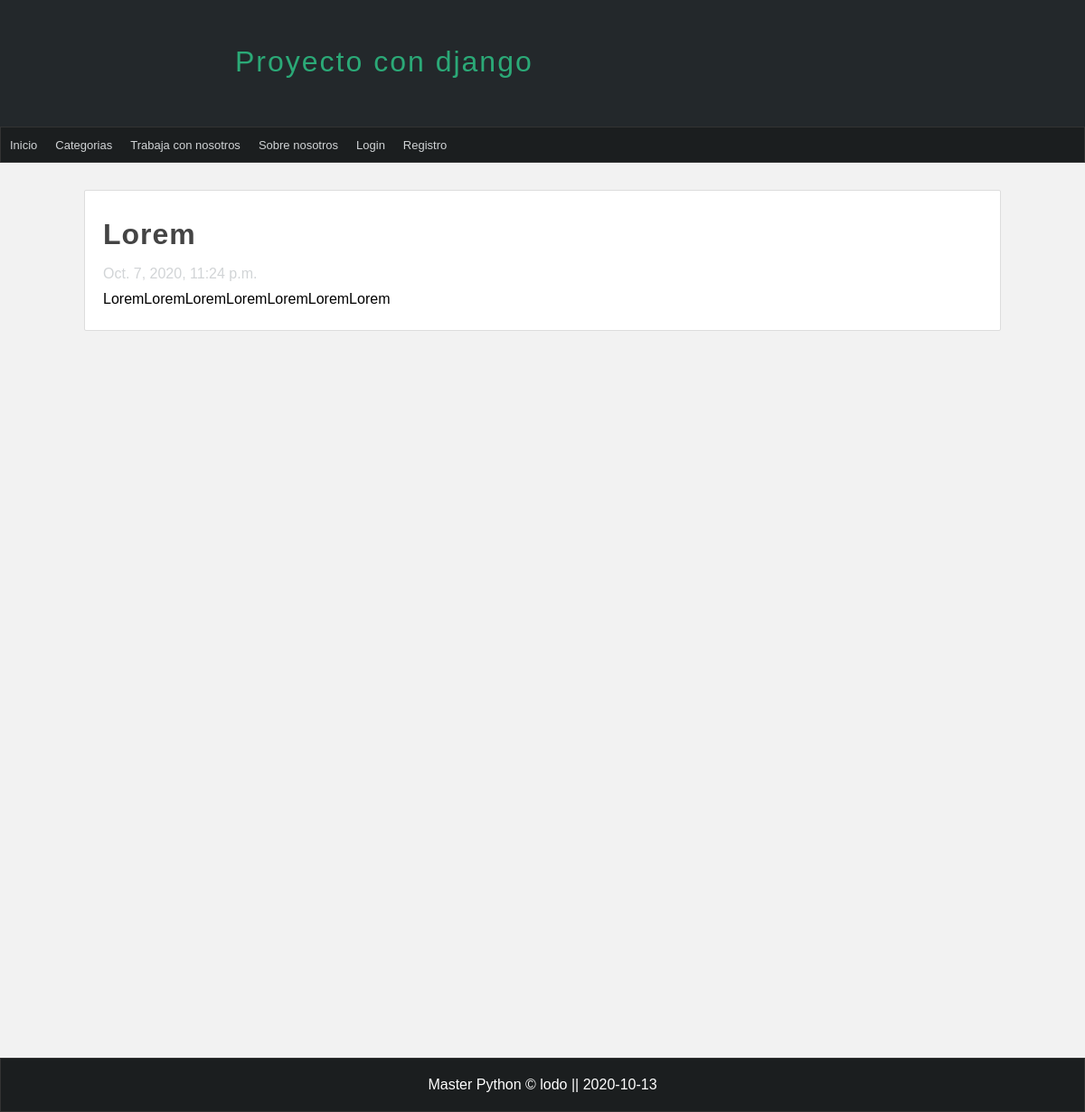
/articulo/2, run on the app's committed database.
### pages/models.py (models this page shows, shortened)
class Page(models.Model):
    title = models.CharField( max_length=50, verbose_name="Título")
    content = RichTextField(verbose_name="Contenido")
    slug = models.CharField(unique=True, max_length=144, verbose_name="URL amigable")
    order = models.IntegerField(default=0, verbose_name="Orden")
    visible = models.BooleanField(verbose_name="¿Visible?")
    create_at = models.DateTimeField(auto_now_add=True, verbose_name="Crado el")
    updated_at = models.DateTimeField(auto_now=True, verbose_name="Actualizado el")
    class Meta():
      verbose_name="Página"
      verbose_name_plural = "Páginas"

### blog/models.py (models this page shows, shortened)
class Article(models.Model):
    title = models.CharField(max_length=150, verbose_name="Titulo")
    content = RichTextField(verbose_name="Contenido")
    public = models.BooleanField(verbose_name="¿Publicado?")
    user = models.ForeignKey(User,editable=False, verbose_name="Usuario", on_delete=models.CASCADE)
    categorys = models.ManyToManyField(Category, verbose_name="Categorias", blank=True, related_name="articles")
    created_at = models.DateTimeField(auto_now_add=True, verbose_name="Creado el")
    updated_at = models.DateTimeField(auto_now=True, verbose_name="Editado")
    class Meta:
        verbose_name = 'Articulo'
        verbose_name_plural = 'Articulos'
        ordering = ['-created_at']

### blog/views.py (the view)
# urls.py: path('articulo/<int:article_id>', views.article , name='article')
def article(request, article_id):
    article = get_object_or_404(Article, id=article_id)
    return render(request, 'articles/detail.html', {
        'article': article
    })

### blog/context_processors.py (called while the page is built)
def get_categories(request):
    categories_in_use = Article.objects.filter(public=True).values_list('categorys', flat=True)
    categories = Category.objects.filter(id__in=categories_in_use).values_list('id', 'name')
    return {
        'categories': categories,
        'ids': categories_in_use
    }

### pages/context_processors.py (called while the page is built)
def get_pages(request):
    pages = Page.objects.filter(visible=True).order_by('order').values_list('id', 'title', 'slug')
    return {
        'pages': pages
    }

### blog/templates/articles/detail.html (shortened to what this page needs)
{% extends 'layouts/layout.html' %}
{% block content %}
<h1 class="title">{{article.title}}</h1>
<span class="date">{{article.created_at}}</span>
<p class="content">{{article.content|safe}}</p>
{% endblock %}

### miapp/templates/layouts/layout.html (shortened to what this page needs)
<!DOCTYPE html>
<html lang="es">
  <head>
    {% load static %}
    <link
      rel="stylesheet"
      type="text/css"
      href="{% static 'css/style.css' %}"
    />
  </head>
  <body>
    <header>
      <div id="logo">
        <h1>Proyecto con django</h1>
      </div>
    </header>
    <nav>
      <ul>
        <li>
          <a href="{% url 'index' %}">Inicio</a>
        </li>
        <li>
          <a href="{% url 'list_articles' %}">Categorias</a>
        </li>
        {% for page in pages %}
        <li>
          <a href="{% url 'page' page.2 %}">{{page.1}}</a>
        </li>
        {% endfor %}
         <li>
          <a href="{% url 'login' %}">Login</a>
        </li>
         <li>
          <a href="{% url 'registro' %}">Registro</a>
        </li>
      </ul>
    </nav>
    <div id="content">
      <div class="box">{% block content %} {% endblock %}</div>
    </div>
    <footer>Master Python &copy; lodo || {% now "Y-m-d" %}</footer>
  </body>
</html>

### miapp/static/css/style.css (style rules this page uses)
* { margin: 0px; padding: 0px; font-family: Arial, Helvetica, sans-serif; text-decoration: none; }
body { background: #f2f2f2; }
.box p, .box h2, .box h3, .box ul { margin-top: 5px; margin-bottom: 5px; }
header { width: 100vw; height: 140px; background: #23282b; }
#logo { width: 60%; height: 130px; padding-top: 10px; margin: 0 auto; }
#logo h1 { display: block; float: left; letter-spacing: 2px; font-weight: 100; color: #2ba977; margin-top: 40px; margin-left: 20px; }
nav { width: 100vw; background: #1b1e1f; border: 1px solid #333; height: 40px; box-sizing: border-box; font-size: 13px; }
nav > ul { list-style: none; text-decoration: none; }
nav > ul > li { line-height: 40px; float: left; }
nav > ul > li > a { display: block; padding: 0 10px; color: #d1d4d6; transition: all 350ms; }
#content { width: 90vw; margin: 0 auto; min-height: 930px; margin-bottom: 30px; margin-top: 30px; }
.box { background: #fff; width: 90%; min-height: 100%; padding: 20px; border: 1px solid #ddd; border-radius: 2px; margin: 0 auto; }
.title { color: #444; letter-spacing: 1px; font-size: 2em; margin-bottom: 0.5em; margin-top: 0.3em; }
.date { margin-top: 10px; margin-bottom: 10px; display: block; font-weight: 300; color: #d1d4d6; }
.content { line-height: 25px; }
footer { width: 100vw; background: #1b1e1f; border: 1px solid #333; box-sizing: border-box; color: #fff; text-align: center; padding-top: 20px; padding-bottom: 20px; }

### data on the page
Page: title "Trabaja con nosotros"
Page: title "Sobre nosotros"
Article: title "Lorem", created_at "Oct. 7, 2020, 11:24 p.m.", content "LoremLoremLoremLoremLoremLoremLorem"
